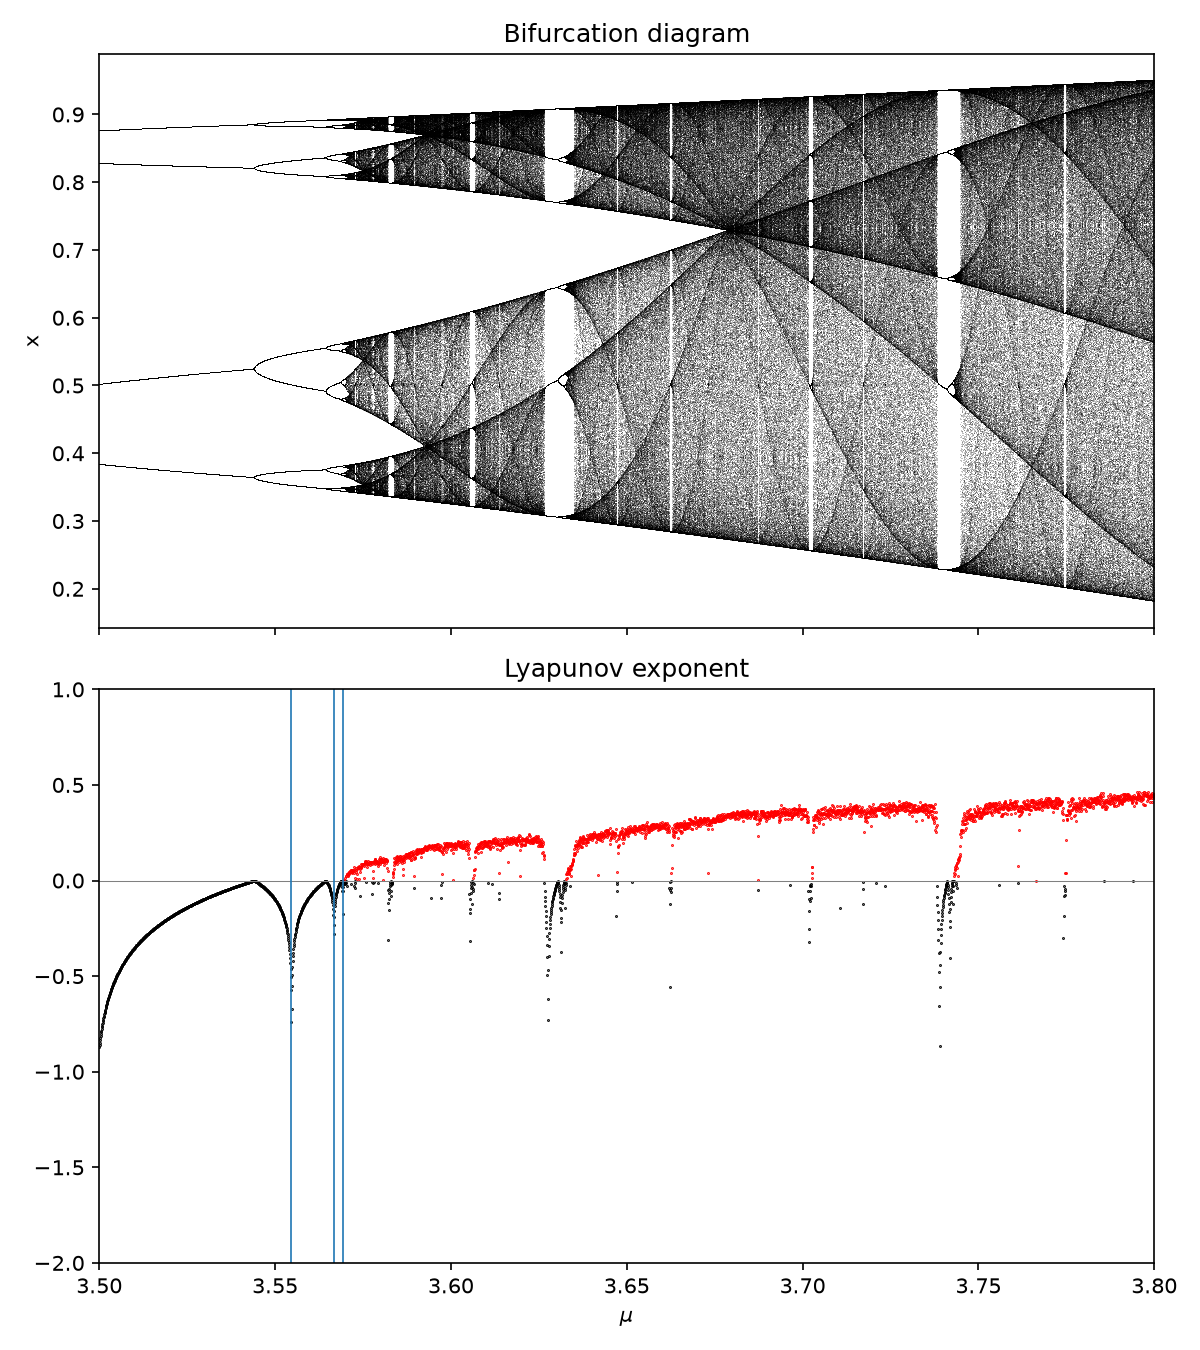

Here is the Python script that generated this plot:
# Bifurcation diagram and Lyapunov exponent of the logistic map x -> mu x (1 - x).
# 2026 reconstruction of a lost 2020 program; see figures/bifurcation.pdf for the original output.

import os
import numpy as np
import matplotlib.pyplot as plt

mu_min, mu_max = 3.5, 3.8
n_mu = 4000          # number of parameter values
transient = 1000     # iterations discarded before recording
kept = 400           # iterations plotted and averaged

mu = np.linspace(mu_min, mu_max, n_mu)
x = np.full(n_mu, 0.5)

for _ in range(transient):
    x = mu * x * (1 - x)

orbit = np.empty((kept, n_mu))
lyap = np.zeros(n_mu)
for k in range(kept):
    x = mu * x * (1 - x)
    orbit[k] = x
    # lambda = lim (1/N) sum log|f'(x_n)|, with f'(x) = mu (1 - 2x)
    lyap += np.log(np.abs(mu * (1 - 2 * x)) + 1e-300)
lyap /= kept


def superstable(mu, N, iterations=50):
    """Newton's method in mu for f^N(1/2) = 1/2, carrying d x / d mu along the orbit."""
    for _ in range(iterations):
        x, dx = 0.5, 0.0
        for _ in range(N):
            x, dx = mu * x * (1 - x), x * (1 - x) + mu * (1 - 2 * x) * dx
        mu = mu - (x - 0.5) / dx
    return mu


# superstable parameters of period 8, 16, 32 (starting guesses read off the plot)
marks = [superstable(m0, N) for m0, N in [(3.555, 8), (3.5667, 16), (3.5692, 32)]]

fig, (ax1, ax2) = plt.subplots(2, 1, figsize=(8, 9), sharex=True)

ax1.plot(np.broadcast_to(mu, orbit.shape).ravel(), orbit.ravel(), ",k", alpha=0.25)
ax1.set_title("Bifurcation diagram")
ax1.set_ylabel("x")

chaotic = lyap > 0
ax2.plot(mu[~chaotic], lyap[~chaotic], ".k", ms=0.8)
ax2.plot(mu[chaotic], lyap[chaotic], ".", color="red", ms=0.8)
ax2.axhline(0, color="gray", lw=0.5)
for m in marks:
    ax2.axvline(m, color="tab:blue", lw=0.8)
ax2.set_ylim(-2, 1)
ax2.set_xlim(mu_min, mu_max)
ax2.set_title("Lyapunov exponent")
ax2.set_xlabel(r"$\mu$")

fig.tight_layout()
fig.savefig(os.path.join(os.path.dirname(os.path.abspath(__file__)), "bifurcation_lyapunov.png"), dpi=150)
print("superstable parameters (periods 8, 16, 32):", ", ".join(f"{m:.7f}" for m in marks))
